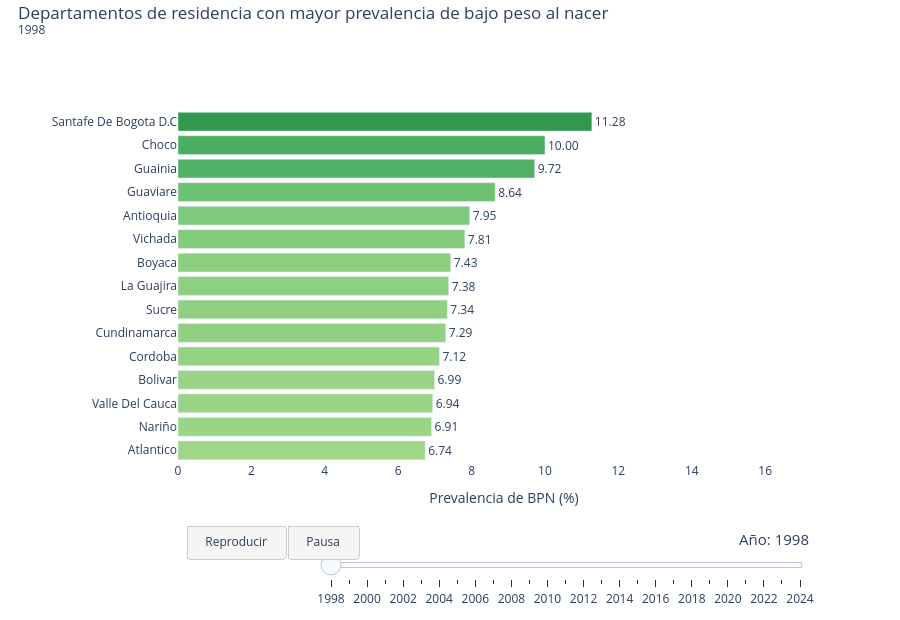

Write notebook code for a chart like this one.
### Markdown cell above
## 5. Quién encabeza cada año: la carrera de barras

**Qué hacemos.** Un gráfico de barras animado con los 15 departamentos de mayor prevalencia
en cada año, **reordenados en cada fotograma**.

**Por qué esto además del mapa.** El mapa responde *dónde*, pero no permite leer el
**orden**. A ojo, sobre un mapa, nadie distingue si Chocó está por encima o por debajo de
La Guajira, y mucho menos si se adelantaron el uno al otro en 2015. Las barras ordenadas
hacen visible exactamente eso.

**Qué mirar.** El movimiento vertical. Un departamento que sube de posición se ve escalar;
uno que sale del top desaparece. **El reordenamiento es el resultado**, no un adorno.

**Por qué la escala del eje horizontal es fija.** Si cada año se autoescalara, la barra más
larga llenaría siempre el ancho y el aumento general del período sería invisible. Con
escala fija, las barras crecen a lo largo de la animación, y eso también es información.

### Code cell
# ---------------------------------------------------------------------------
# Carrera de barras: los 15 departamentos de mayor prevalencia, por anio
# ---------------------------------------------------------------------------

# OJO AL SIGNO IGUAL. La funcion ya llama a fig.show() por dentro, y ademas
# DEVUELVE la figura. Si la llamada queda como ultima expresion de la celda,
# Jupyter muestra automaticamente lo devuelto y el mapa aparece DOS VECES.
# Asignar el resultado a una variable evita ese segundo dibujado, y de paso
# deja la figura disponible por si se quiere ajustar algo despues.
fig_barras = barras_animadas(
    tabla=prev_dpto,
    nombres=nombres_dpto,          # {codigo: nombre}, sacado de la geometria
    col_codigo="COD_DPTO_N", col_valor="prevalencia_pct", col_tiempo="ANIO",
    titulo="Departamentos de residencia con mayor prevalencia de bajo peso al nacer",
    ruta_html=DIR_MAPAS / "barras_departamentos_1998_2024.html",
    top=15,
    duracion_ms=700,
)

### Figure 1 — Plotly figure (JSON) as saved in the notebook; plotly's stock layout.template omitted (floating-point values rounded to 4 significant figures)
{"data": [{"customdata": ["Atlantico", "Nariño", "Valle Del Cauca", "Bolivar", "Cordoba", "Cundinamarca", "Sucre", "La Guajira", "Boyaca", "Vichada", "Antioquia", "Guaviare", "Guainia", "Choco", "Santafe De Bogota D.C"], "hovertemplate": "<b>%{customdata}</b><br>Prevalencia de BPN (%): %{x:.2f}<extra></extra>", "marker": {"cmax": 16.45, "cmin": 0, "color": [6.736, 6.908, 6.939, 6.989, 7.124, 7.295, 7.338, 7.375, 7.431, 7.815, 7.948, 8.642, 9.719, 10, 11.28], "colorscale": [[0, "rgb(255,255,229)"], [0.125, "rgb(247,252,185)"], [0.25, "rgb(217,240,163)"], [0.375, "rgb(173,221,142)"], [0.5, "rgb(120,198,121)"], [0.625, "rgb(65,171,93)"], [0.75, "rgb(35,132,67)"], [0.875, "rgb(0,104,55)"], [1, "rgb(0,69,41)"]]}, "orientation": "h", "text": ["6.74", "6.91", "6.94", "6.99", "7.12", "7.29", "7.34", "7.38", "7.43", "7.81", "7.95", "8.64", "9.72", "10.00", "11.28"], "textposition": "outside", "type": "bar", "x": [6.736, 6.908, 6.939, 6.989, 7.124, 7.295, 7.338, 7.375, 7.431, 7.815, 7.948, 8.642, 9.719, 10, 11.28], "y": ["Atlantico", "Nariño", "Valle Del Cauca", "Bolivar", "Cordoba", "Cundinamarca", "Sucre", "La Guajira", "Boyaca", "Vichada", "Antioquia", "Guaviare", "Guainia", "Choco", "Santafe De Bogota D.C"]}], "layout": {"height": 620, "margin": {"b": 140, "l": 178, "r": 70, "t": 110}, "paper_bgcolor": "white", "plot_bgcolor": "white", "sliders": [{"active": 0, "currentvalue": {"font": {"size": 15}, "prefix": "Año: ", "xanchor": "right"}, "len": 0.75, "pad": {"b": 4, "t": 4}, "steps": [{"args": [["1998"], {"frame": {"duration": 300, "redraw": true}, "mode": "immediate", "transition": {"duration": 0}}], "label": "1998", "method": "animate"}, {"args": [["1999"], {"frame": {"duration": 300, "redraw": true}, "mode": "immediate", "transition": {"duration": 0}}], "label": "1999", "method": "animate"}, {"args": [["2000"], {"frame": {"duration": 300, "redraw": true}, "mode": "immediate", "transition": {"duration": 0}}], "label": "2000", "method": "animate"}, {"args": [["2001"], {"frame": {"duration": 300, "redraw": true}, "mode": "immediate", "transition": {"duration": 0}}], "label": "2001", "method": "animate"}, {"args": [["2002"], {"frame": {"duration": 300, "redraw": true}, "mode": "immediate", "transition": {"duration": 0}}], "label": "2002", "method": "animate"}, {"args": [["2003"], {"frame": {"duration": 300, "redraw": true}, "mode": "immediate", "transition": {"duration": 0}}], "label": "2003", "method": "animate"}, {"args": [["2004"], {"frame": {"duration": 300, "redraw": true}, "mode": "immediate", "transition": {"duration": 0}}], "label": "2004", "method": "animate"}, {"args": [["2005"], {"frame": {"duration": 300, "redraw": true}, "mode": "immediate", "transition": {"duration": 0}}], "label": "2005", "method": "animate"}, {"args": [["2006"], {"frame": {"duration": 300, "redraw": true}, "mode": "immediate", "transition": {"duration": 0}}], "label": "2006", "method": "animate"}, {"args": [["2007"], {"frame": {"duration": 300, "redraw": true}, "mode": "immediate", "transition": {"duration": 0}}], "label": "2007", "method": "animate"}, {"args": [["2008"], {"frame": {"duration": 300, "redraw": true}, "mode": "immediate", "transition": {"duration": 0}}], "label": "2008", "method": "animate"}, {"args": [["2009"], {"frame": {"duration": 300, "redraw": true}, "mode": "immediate", "transition": {"duration": 0}}], "label": "2009", "method": "animate"}, {"args": [["2010"], {"frame": {"duration": 300, "redraw": true}, "mode": "immediate", "transition": {"duration": 0}}], "label": "2010", "method": "animate"}, {"args": [["2011"], {"frame": {"duration": 300, "redraw": true}, "mode": "immediate", "transition": {"duration": 0}}], "label": "2011", "method": "animate"}, {"args": [["2012"], {"frame": {"duration": 300, "redraw": true}, "mode": "immediate", "transition": {"duration": 0}}], "label": "2012", "method": "animate"}, {"args": [["2013"], {"frame": {"duration": 300, "redraw": true}, "mode": "immediate", "transition": {"duration": 0}}], "label": "2013", "method": "animate"}, {"args": [["2014"], {"frame": {"duration": 300, "redraw": true}, "mode": "immediate", "transition": {"duration": 0}}], "label": "2014", "method": "animate"}, {"args": [["2015"], {"frame": {"duration": 300, "redraw": true}, "mode": "immediate", "transition": {"duration": 0}}], "label": "2015", "method": "animate"}, {"args": [["2016"], {"frame": {"duration": 300, "redraw": true}, "mode": "immediate", "transition": {"duration": 0}}], "label": "2016", "method": "animate"}, {"args": [["2017"], {"frame": {"duration": 300, "redraw": true}, "mode": "immediate", "transition": {"duration": 0}}], "label": "2017", "method": "animate"}, {"args": [["2018"], {"frame": {"duration": 300, "redraw": true}, "mode": "immediate", "transition": {"duration": 0}}], "label": "2018", "method": "animate"}, {"args": [["2019"], {"frame": {"duration": 300, "redraw": true}, "mode": "immediate", "transition": {"duration": 0}}], "label": "2019", "method": "animate"}, {"args": [["2020"], {"frame": {"duration": 300, "redraw": true}, "mode": "immediate", "transition": {"duration": 0}}], "label": "2020", "method": "animate"}, {"args": [["2021"], {"frame": {"duration": 300, "redraw": true}, "mode": "immediate", "transition": {"duration": 0}}], "label": "2021", "method": "animate"}, {"args": [["2022"], {"frame": {"duration": 300, "redraw": true}, "mode": "immediate", "transition": {"duration": 0}}], "label": "2022", "method": "animate"}, {"args": [["2023"], {"frame": {"duration": 300, "redraw": true}, "mode": "immediate", "transition": {"duration": 0}}], "label": "2023", "method": "animate"}, {"args": [["2024"], {"frame": {"duration": 300, "redraw": true}, "mode": "immediate", "transition": {"duration": 0}}], "label": "2024", "method": "animate"}], "x": 0.22, "y": -0.1676, "yanchor": "top"}], "title": {"text": "Departamentos de residencia con mayor prevalencia de bajo peso al nacer<br><sup>1998</sup>", "x": 0.02, "xanchor": "left", "y": 0.97, "yanchor": "top"}, "transition": {"duration": 0}, "updatemenus": [{"bgcolor": "#f5f5f5", "bordercolor": "#cccccc", "borderwidth": 1, "buttons": [{"args": [null, {"frame": {"duration": 700, "redraw": true}, "fromcurrent": true, "transition": {"duration": 0}}], "label": "  Reproducir  ", "method": "animate"}, {"args": [[null], {"frame": {"duration": 0, "redraw": true}, "mode": "immediate"}], "label": "  Pausa  ", "method": "animate"}], "direction": "left", "font": {"size": 12}, "pad": {"b": 4, "l": 8, "r": 4, "t": 4}, "showactive": false, "type": "buttons", "x": 0, "xanchor": "left", "y": -0.1676, "yanchor": "top"}], "xaxis": {"range": [0, 17.77], "title": {"text": "Prevalencia de BPN (%)"}}, "yaxis": {"automargin": false, "fixedrange": true, "title": {"text": ""}}}}
